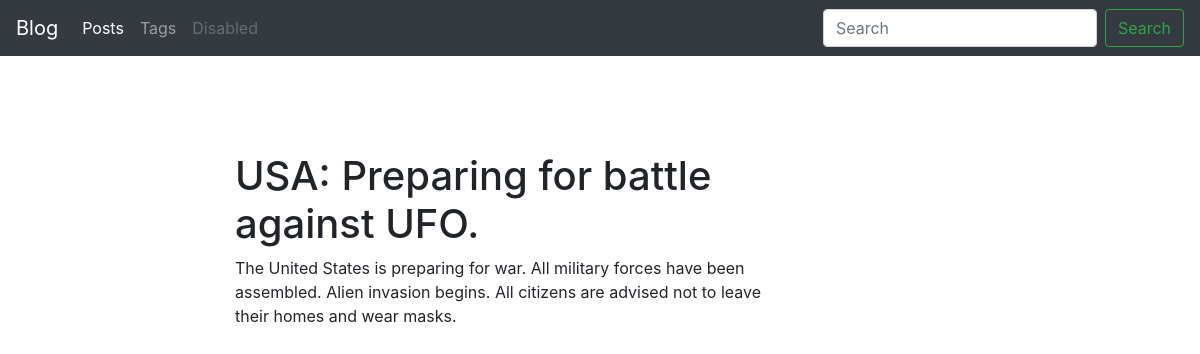
Screenshot of /blog/post/usa-preparing-for-battle-against-ufo-1607702775/ with the database file from the repository.
### blog/models.py (models this page shows, shortened)
class Post(models.Model):
    title = models.CharField(max_length=150, db_index=True)
    slug = models.SlugField(max_length=150, blank=True, unique=True)
    body = models.TextField(blank=True, db_index=True)
    tags = models.ManyToManyField('Tag', blank=True, related_name='posts')
    date_pub = models.DateTimeField(auto_now_add=True)
    class Meta:
        ordering = ['-date_pub']

### blog/views.py (the view)
# urls.py: path('post/<str:slug>/', PostDetail.as_view(), name='post_detail_url'),
class PostDetail(ObjectDetailMixin, View):
    model = Post
    template = 'blog/post_detail.html'

### blog/utils.py (called while the page is built)
    def get(self, request, slug):
        obj = get_object_or_404(self.model, slug__iexact=slug)
        return render(request, self.template, context={self.model.__name__.lower(): obj, 'admin_object': obj, 'detail': True})

### blog/templates/blog/post_detail.html (shortened to what this page needs)
{% extends 'blog/base_blog.html' %}
{% block content %}
    <h1 class="mt-5">
        {{ post.title }}
    </h1>
    <p>
        {{ post.body }}
    </p>
{% endblock %}

### rows the page displays
Post: title "USA: Preparing for battle against UFO.", body "The United States is preparing for war. All military forces have been assembled. Alien invasion begins. All citizens are advised not to leave their homes and wear masks."
